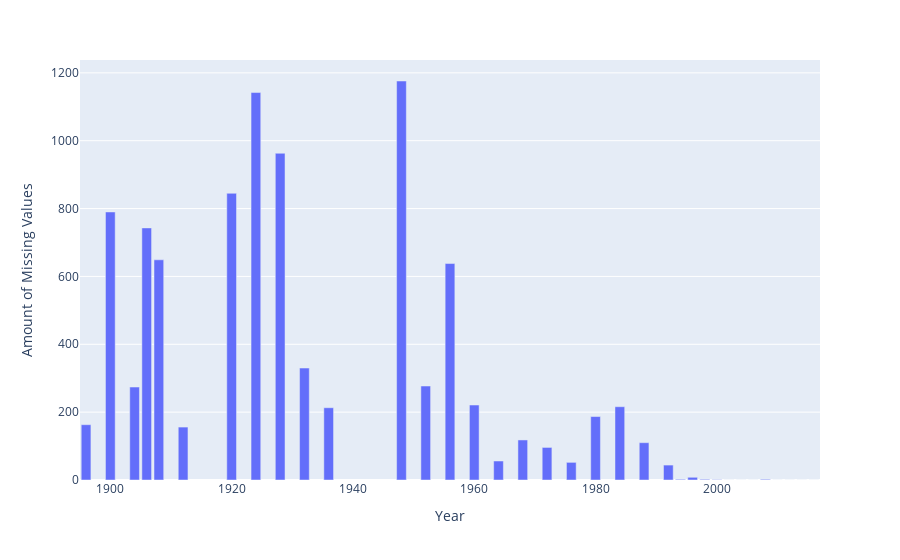

The cell this chart's notebook holds for it:
### Code cell
# TODO update graph title and layout
# plotting based on missing values
px.bar(missing_age_values, x = "Year", y = "Amount of Missing Values")

### Figure 1 — Plotly figure (JSON) as saved in the notebook; plotly's stock layout.template omitted (floating-point values rounded to 4 significant figures)
{"data": [{"alignmentgroup": "True", "hovertemplate": "Year=%{x}<br>Amount of Missing Values=%{y}<extra></extra>", "legendgroup": "", "marker": {"color": "#636efa", "pattern": {"shape": ""}}, "name": "", "offsetgroup": "", "orientation": "v", "showlegend": false, "textposition": "auto", "type": "bar", "x": [1896, 1900, 1904, 1906, 1908, 1912, 1920, 1924, 1928, 1932, 1936, 1948, 1952, 1956, 1960, 1964, 1968, 1972, 1976, 1980, 1984, 1988, 1992, 1994, 1996, 1998, 2000, 2002, 2004, 2006, 2008, 2010, 2012, 2014, 2016], "xaxis": "x", "y": [163, 790, 274, 743, 649, 156, 845, 1142, 963, 330, 213, 1176, 277, 638, 221, 56, 118, 96, 52, 187, 216, 110, 44, 2, 8, 2, 1, 0, 0, 0, 2, 0, 0, 0, 0], "yaxis": "y"}], "layout": {"barmode": "relative", "legend": {"tracegroupgap": 0}, "margin": {"t": 60}, "xaxis": {"anchor": "y", "domain": [0, 1], "title": {"text": "Year"}}, "yaxis": {"anchor": "x", "domain": [0, 1], "title": {"text": "Amount of Missing Values"}}}}
